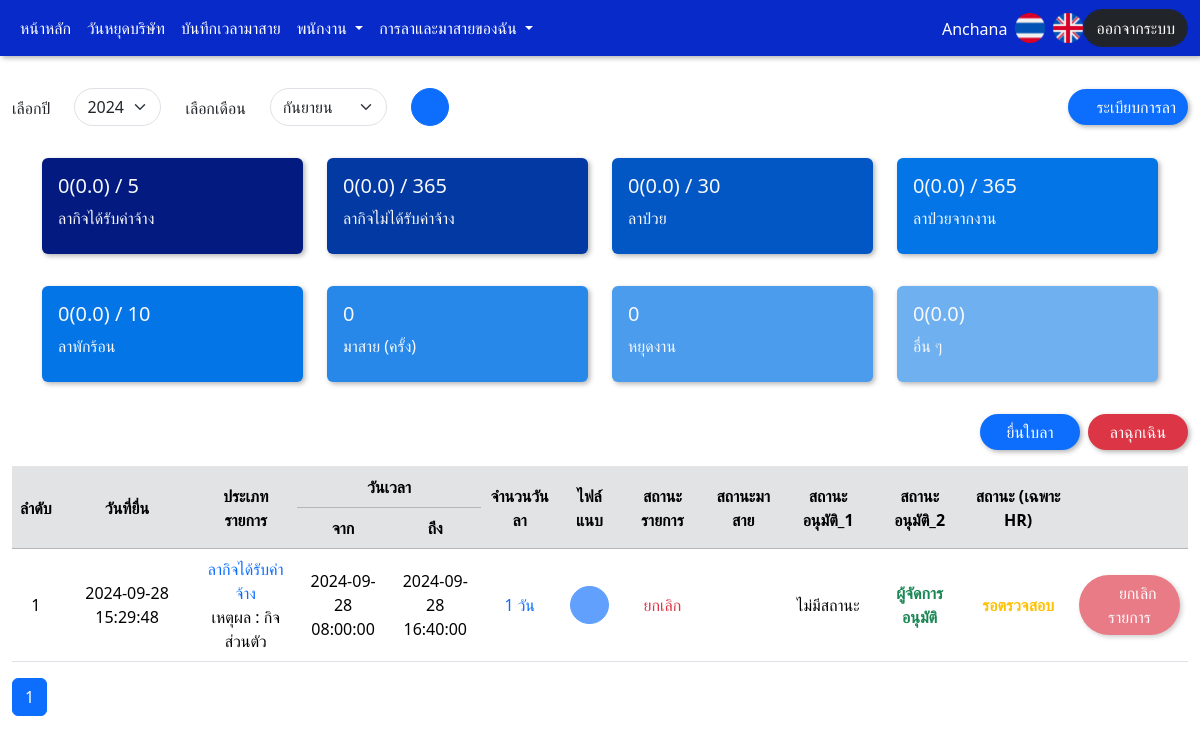
/admin/admin_user_dashboard.php (signed in), run on the app's committed database.
### tables this page shows
CREATE TABLE `session` (
  `s_id` int(11) NOT NULL,
  `s_usercode` varchar(10) DEFAULT NULL,
  `s_username` varchar(10) DEFAULT NULL,
  `s_password` varchar(10) DEFAULT NULL,
  `s_name` varchar(255) DEFAULT NULL,
  `s_department` varchar(15) DEFAULT NULL,
  `s_level` varchar(10) DEFAULT NULL,
  `s_workplace` varchar(10) DEFAULT NULL,
  `s_status` varchar(2) DEFAULT NULL,
  `s_log_status` varchar(2) DEFAULT NULL,
  `s_login_datetime` datetime DEFAULT NULL,
  `s_logout_datetime` datetime DEFAULT NULL
);

CREATE TABLE `employees` (
  `e_id` int(11) NOT NULL,
  `e_usercode` varchar(10) DEFAULT NULL,
  `e_username` varchar(10) DEFAULT NULL,
  `e_password` varchar(10) DEFAULT NULL,
  `e_name` varchar(255) DEFAULT NULL,
  `e_department` varchar(15) DEFAULT NULL,
  `e_sub_department` varchar(15) DEFAULT NULL,
  `e_sub_department2` varchar(15) DEFAULT NULL,
  `e_sub_department3` varchar(15) DEFAULT NULL,
  `e_sub_department4` varchar(15) DEFAULT NULL,
  `e_sub_department5` varchar(15) DEFAULT NULL,
  `e_work_start_date` date DEFAULT NULL,
  `e_yearexp` varchar(5) DEFAULT NULL,
  `e_level` varchar(15) DEFAULT NULL,
  `e_workplace` varchar(10) DEFAULT NULL,
  `e_remark` varchar(50) DEFAULT NULL,
  `e_email` varchar(50) DEFAULT NULL,
  `e_phone` varchar(12) DEFAULT NULL,
  `e_status` varchar(2) DEFAULT NULL,
  `e_token` varchar(255) DEFAULT NULL,
  `e_leave_personal` varchar(5) DEFAULT NULL,
  `e_leave_personal_no` varchar(5) DEFAULT NULL,
  `e_leave_sick` varchar(5) DEFAULT NULL,
  `e_leave_sick_work` varchar(5) DEFAULT NULL,
  `e_leave_annual` varchar(5) DEFAULT NULL,
  `e_stop_work` varchar(5) DEFAULT NULL,
  `e_late` varchar(5) DEFAULT NULL,
  `e_other` varchar(5) DEFAULT NULL,
  `e_add_datetime` datetime DEFAULT NULL,
  `e_add_name` varchar(10) DEFAULT NULL,
  `e_upd_datetime` datetime DEFAULT NULL,
  `e_upd_name` varchar(10) DEFAULT NULL
);

CREATE TABLE `leave_list` (
  `l_list_id` int(11) NOT NULL,
  `l_usercode` varchar(10) DEFAULT NULL COMMENT 'รหัสพนักงาน',
  `l_username` varchar(10) DEFAULT NULL COMMENT 'ชื่อผู้ใช้',
  `l_name` varchar(255) DEFAULT NULL COMMENT 'ชื่อพนักงาน',
  `l_department` varchar(15) DEFAULT NULL COMMENT 'แผนก',
  `l_level` varchar(15) DEFAULT NULL COMMENT 'ระดับเช่น พนักงานทั่วไป / หัวหน้า / ผจก / แอดมิน',
  `l_workplace` varchar(10) DEFAULT NULL,
  `l_phone` varchar(11) DEFAULT NULL COMMENT 'เบอร์โทรศัพท์',
  `l_leave_id` int(11) DEFAULT NULL COMMENT 'ID ของประเภทการลา อิงจาก Table leave_type',
  `l_leave_reason` varchar(255) DEFAULT NULL COMMENT 'เหตุผลการลา',
  `l_leave_start_date` date DEFAULT NULL COMMENT 'วันที่ลา (เริ่มต้น)',
  `l_leave_start_time` time DEFAULT NULL COMMENT 'เวลาที่ลา (เริ่มต้น)',
  `l_leave_end_date` date DEFAULT NULL COMMENT 'วันที่ลา (สิ้นสุด)',
  `l_leave_end_time` time DEFAULT NULL COMMENT 'เวลาที่ลา (สิ้นสุด)',
  `l_leave_status` varchar(2) DEFAULT NULL COMMENT 'สถานะใบลา',
  `l_create_datetime` datetime DEFAULT NULL COMMENT 'วันเวลาที่ยื่นใบลา',
  `l_cancel_datetime` datetime DEFAULT NULL COMMENT 'วันเวลาที่ยกเลิกใบลา',
  `l_late_datetime` datetime DEFAULT NULL,
  `l_file` varchar(255) DEFAULT NULL COMMENT 'ไฟล์แนบ ',
  `l_remark` varchar(255) DEFAULT NULL COMMENT 'หมายเหตุ',
  `l_approve_status` varchar(10) DEFAULT NULL COMMENT 'สถานะอนุมัติของหัวหน้า\n0 = รอหัวหน้าอนุมัติ\n2 = หัวหน้าอนุมัติ\n3 = หัวหน้าไม่อนุมัติ',
  `l_approve_name` varchar(10) DEFAULT NULL COMMENT 'ชื่อหัวหน้า (ใช้ชื่อ Username)',
  `l_approve_datetime` datetime DEFAULT NULL COMMENT 'วันเวลาที่อนุมัติ',
  `l_reason` varchar(255) DEFAULT NULL COMMENT 'เหตุผลอนุมัติ',
  `l_approve_status2` varchar(10) DEFAULT NULL COMMENT 'สถานะอนุมัติของ ผจก\n1 = รอ ผจก อนุมัติ\n4 = ผจก อนุมัติ\n5 = ผจก ไม่อนุมัติ',
  `l_approve_name2` varchar(10) DEFAULT NULL COMMENT 'ชื่อ ผจก  (ใช้ชื่อ Username)',
  `l_approve_datetime2` datetime DEFAULT NULL COMMENT 'วันเวลาที่อนุมัติ',
  `l_reason2` varchar(255) DEFAULT NULL COMMENT 'เหตุผลอนุมัติ',
  `l_hr_status` varchar(2) DEFAULT NULL COMMENT 'สถานะตรวจสอบของ HR\n0 = รอตรวจสอบ\n1 = ผ่าน\n2 = ไม่ผ่าน',
  `l_hr_name` varchar(10) DEFAULT NULL COMMENT 'ชื่อ HR (ใช้ชื่อ Username)',
  `l_hr_datetime` datetime DEFAULT NULL COMMENT 'วันเวลาที่ตรวจสอบ',
  `l_hr_reason` varchar(255) DEFAULT NULL,
  `l_hr_create_name` varchar(10) DEFAULT NULL COMMENT 'ชื่อ HR ที่สร้างรายการ (ใช้ชื่อ Username)',
  `l_hr_create_datetime` datetime DEFAULT NULL COMMENT 'วันเวลาที่สร้างรายการ (รายการมาสาย)',
  `l_hr_cancel_name` varchar(10) DEFAULT NULL COMMENT 'ชื่อ HR ที่ยกเลิกรายการ (ใช้ชื่อ Username)',
  `l_hr_cancel_datetime` datetime DEFAULT NULL COMMENT 'วันเวลาที่ยกเลิกใบลา'
);

### admin/admin_user_dashboard.php (the view, shortened to what the rows shown need)
<?php
include '../connect.php';
?>
<!DOCTYPE html>
<html lang="en">
<head>
    <link href="../css/bootstrap.min.css" rel="stylesheet">
    <link href="../css/style.css" rel="stylesheet">
    <link rel="stylesheet" href="../css/jquery-ui.css">
    <link rel="stylesheet" href="../css/flatpickr.min.css">
</head>
<body>
    <?php include 'admin_navbar.php'?>
                        <?php
$currentYear = date('Y');
if (isset($_POST['year'])) {
    $selectedYear = $_POST['year'];
} else {
    $selectedYear = $currentYear;
}
?>
                        <?php
$selectedMonth = date('m');
?>
                            <?php
$sql_late = "SELECT COUNT(l_list_id) AS late_count FROM leave_list WHERE l_leave_id = '7' AND l_usercode = '$userCode' AND Year(l_create_datetime) = '$selectedYear'";
$result_late = $conn->query($sql_late)->fetch(PDO::FETCH_ASSOC);
$late_count = $result_late['late_count'];
?>
    <div class="container-fluid">
        <div class="table-responsive">
            <table class="table table-hover" style="border-top: 1px solid rgba(0, 0, 0, 0.1);" id="leaveTable">
                <thead class="table table-secondary">
                    <tr class="text-center align-middle">
                        <th rowspan="2">ลำดับ</th>
                        <th rowspan="2">วันที่ยื่น</th>
                        <th rowspan="2">ประเภทรายการ</th>
                        <th colspan="2">วันเวลา</th>
                        <th rowspan="2">จำนวนวันลา</th>
                        <th rowspan="2">ไฟล์แนบ</th>
                        <th rowspan="2">สถานะรายการ</th>
                        <th rowspan="2">สถานะมาสาย</th>
                        <th rowspan="2">สถานะอนุมัติ_1</th>
                        <th rowspan="2">สถานะอนุมัติ_2</th>
                        <th rowspan="2">สถานะ (เฉพาะ HR)</th>
                        <th rowspan="2"></th>
                    </tr>
                    <tr class="text-center">
                        <th>จาก</th>
                        <th>ถึง</th>
                    </tr>
                </thead>
                <tbody>
                    <?php
$itemsPerPage = 10;
if (!isset($_GET['page'])) {
    $currentPage = 1;
} else {
    $currentPage = $_GET['page'];
}
$sql = "SELECT * FROM leave_list WHERE l_usercode = '$userCode' AND Month(l_leave_start_date) = '$selectedMonth'
AND Year(l_leave_start_date) = '$selectedYear' AND l_leave_id <> 6 ORDER BY l_create_datetime DESC ";
$result = $conn->query($sql);
$totalRows = $result->rowCount();
$offset = ($currentPage - 1) * $itemsPerPage;
$sql .= " LIMIT $itemsPerPage OFFSET $offset";
$result = $conn->query($sql);
$rowNumber = $totalRows - ($currentPage - 1) * $itemsPerPage;
if ($result->rowCount() > 0) {
    while ($row = $result->fetch(PDO::FETCH_ASSOC)) {
        echo '<tr class="text-center align-middle">';
        echo '<td>' . $rowNumber . '</td>';
        echo '<td>' . $row['l_create_datetime'] . '</td>';
        echo '<td>';
        if ($row['l_leave_id'] == 1) {
            echo '<span class="text-primary">' . 'ลากิจได้รับค่าจ้าง' . '</span>' . '<br>' . 'เหตุผล : ' . $row['l_leave_reason'];
        } elseif ($row['l_leave_id'] == 2) {
            echo '<span class="text-primary">' . 'ลากิจไม่ได้รับค่าจ้าง' . '</span>' . '<br>' . 'เหตุผล : ' . $row['l_leave_reason'];
        } elseif ($row['l_leave_id'] == 3) {
            echo '<span class="text-primary">' . 'ลาป่วย' . '</span>' . '<br>' . 'เหตุผล : ' . $row['l_leave_reason'];
        } elseif ($row['l_leave_id'] == 4) {
            echo '<span class="text-primary">' . 'ลาป่วยจากงาน' . '</span>' . '<br>' . 'เหตุผล : ' . $row['l_leave_reason'];
        } elseif ($row['l_leave_id'] == 5) {
            echo '<span class="text-primary">' . 'ลาพักร้อน' . '</span>' . '<br>' . 'เหตุผล : ' . $row['l_leave_reason'];
        } elseif ($row['l_leave_id'] == 6) {
            echo '<span class="text-primary">' . 'ขาดงาน' . '</span>' . '<br>';
        } elseif ($row['l_leave_id'] == 7) {
            echo '<span class="text-primary">' . 'มาสาย' . '</span>';
        } elseif ($row['l_leave_id'] == 8) {
            echo '<span class="text-primary">' . 'อื่น ๆ' . '</span>' . '<br>' . 'เหตุผล : ' . $row['l_leave_reason'];
        } else {
            echo $row['l_leave_reason'];
        }
        echo '</td>';
        echo '<td>' . $row['l_leave_start_date'] . '<br> ' . $row['l_leave_start_time'] . '</td>';
        echo '<td>' . $row['l_leave_end_date'] . '<br> ' . $row['l_leave_end_time'] . '</td>';
        echo '<td>';
        $holiday_query = "SELECT COUNT(*) as holiday_count
        FROM holiday
        WHERE h_start_date BETWEEN :start_date AND :end_date
        AND h_holiday_status = 'วันหยุด'
        AND h_status = 0";
        $holiday_stmt = $conn->prepare($holiday_query);
        $holiday_stmt->bindParam(':start_date', $row['l_leave_start_date']);
        $holiday_stmt->bindParam(':end_date', $row['l_leave_end_date']);
        $holiday_stmt->execute();
        $holiday_data = $holiday_stmt->fetch(PDO::FETCH_ASSOC);
        $holiday_count = $holiday_data['holiday_count'];
        $l_leave_start_date = new DateTime($row['l_leave_start_date'] . ' ' . $row['l_leave_start_time']);
        $l_leave_end_date = new DateTime($row['l_leave_end_date'] . ' ' . $row['l_leave_end_time']);
        $interval = $l_leave_start_date->diff($l_leave_end_date);
        $leave_days = $interval->days - $holiday_count;
        $leave_hours = $interval->h;
        $leave_minutes = $interval->i;
        if ($leave_hours > 4 || ($leave_hours == 4 && $leave_minutes > 0)) {
            $leave_hours -= 1;
        }
        if ($leave_days != 0 && $leave_hours == 3 && ($leave_minutes == 45 || $leave_minutes == 55)) {
            $leave_result = $leave_days . ' วันครึ่ง';
        } elseif ($leave_days == 0 && $leave_hours == 7 && $leave_minutes == 40) {
            $leave_result = ($leave_days + 1) . ' วัน';
        } elseif ($leave_days != 0 && $leave_hours == 7 && $leave_minutes == 40) {
            $leave_result = ($leave_days + 1) . ' วัน';
        } elseif ($leave_days == 0 && $leave_hours == 3 && ($leave_minutes == 45 || $leave_minutes == 55)) {
            $leave_result = 'ครึ่งวัน';
        } else {
            $leave_result = $leave_days . ' วัน ' . $leave_hours . ' ชั่วโมง ' . $leave_minutes . ' นาที';
        }
        if ($row['l_leave_id'] == 7) {
            echo '<span class="text-primary">' . $late_count . ' ครั้ง</span>';
        } else {
            echo '<span class="text-primary">' . $leave_result . '</span>';
        }
        echo '</td>';
        if (!empty($row['l_file'])) {
            echo '<td><button id="imgBtn" class="btn btn-primary" onclick="window.open(\'../upload/' . $row['l_file'] . '\', \'_blank\')"><i class="fa-solid fa-file"></i></button></td>';
        } else {
            echo '<td><button id="imgNoBtn" class="btn btn-primary" disabled><i class="fa-solid fa-file-excel"></i></button></td>';
        }
        echo '<td>';
        if ($row['l_leave_status'] == 0) {
            echo '<span class="text-success">ปกติ</span>';
        } else {
            echo '<span class="text-danger">ยกเลิก</span>';
        }
        echo '</td>';
        echo '<td>';
        echo '</td>';
        echo '<td>';
        if ($row['l_approve_status'] == 0) {
            echo '<div class="text-warning"><b>รอหัวหน้าอนุมัติ</b></div>';
        }
        elseif ($row['l_approve_status'] == 1) {
            echo '<div class="text-warning"><b>รอผู้จัดการอนุมัติ</b></div>';
        }
        elseif ($row['l_approve_status'] == 2) {
            echo '<div class="text-success"><b>หัวหน้าอนุมัติ</b></div>';
        }
        elseif ($row['l_approve_status'] == 3) {
            echo '<div class="text-danger"><b>หัวหน้าไม่อนุมัติ</b></div>';
        }
        elseif ($row['l_approve_status'] == 4) {
            echo '<div class="text-success"><b>ผู้จัดการอนุมัติ</b></div>';
        }
        elseif ($row['l_approve_status'] == 5) {
            echo '<div class="text-danger"><b>ผู้จัดการไม่อนุมัติ</b></div>';
        }
        else {
            echo 'ไม่มีสถานะ';
        }
        echo '</td>';
        echo '<td>';
        if ($row['l_approve_status2'] == 0) {
            echo '<div class="text-warning"><b>รอหัวหน้าอนุมัติ</b></div>';
        }
        elseif ($row['l_approve_status2'] == 1) {
            echo '<div class="text-warning"><b>รอผู้จัดการอนุมัติ</b></div>';
        }
        elseif ($row['l_approve_status2'] == 2) {
            echo '<div class="text-success"><b>หัวหน้าอนุมัติ</b></div>';
        }
        elseif ($row['l_approve_status2'] == 3) {
            echo '<div class="text-danger"><b>หัวหน้าไม่อนุมัติ</b></div>';
        }
        elseif ($row['l_approve_status2'] == 4) {
            echo '<div class="text-success"><b>ผู้จัดการอนุมัติ</b></div>';
        }
        elseif ($row['l_approve_status2'] == 5) {
            echo '<div class="text-danger"><b>ผู้จัดการไม่อนุมัติ</b></div>';
        }
        else {
            echo 'ไม่มีสถานะ';
        }
        echo '</td>';
        echo '<td>';
        if ($row['l_hr_status'] == 0) {
            echo '<span class="text-warning"><b>รอตรวจสอบ</b></span>';
        } elseif ($row['l_hr_status'] == 1) {
            echo '<span class="text-success"><b>ผ่าน</b></span>';
        } else {
            echo '<span class="text-danger"><b>ไม่ผ่าน</b></span>';
        }
        echo '</td>';
        $disabled = $row['l_leave_status'] == 1 ? 'disabled' : '';
        if ($row['l_leave_id'] != 7) {
            echo '<td><button type="button" class="button-shadow btn btn-danger cancel-leave-btn" data-leaveid="' . $row['l_leave_id'] . '" data-createdatetime="' . $row['l_create_datetime'] . '" data-usercode="' . $userCode . '" ' . $disabled . '><i class="fa-solid fa-times"></i> ยกเลิกรายการ</button></td>';
        } else if ($row['l_leave_id'] == 7) {
            echo '<td><button type="button" class="button-shadow btn btn-primary confirm-late-btn" data-createdatetime="' . $row['l_create_datetime'] . '" data-usercode="' . $userCode . '" ' . $disabled . '>ยืนยันรายการ</button></td>';
        } else {
            echo '<td></td>';
        }
        echo '</tr>';
        $rowNumber--;
    }
} else {
    echo "<tr><td colspan='12' style='color: red;'>ไม่พบข้อมูล</td></tr>";
}
?>
                </tbody>
            </table>
        </div>
    </div>
</body>
</html>

### admin/admin_navbar.php (shortened to what the rows shown need)
<?php
include '../connect.php';
if (isset($_SESSION['s_usercode'])) {
    $userCode = $_SESSION['s_usercode'];
    $sql = "SELECT * FROM session
            JOIN employees ON session.s_usercode = employees.e_usercode
            WHERE session.s_usercode = :userCode";
    $stmt = $conn->prepare($sql);
    $stmt->bindParam(':userCode', $userCode, PDO::PARAM_STR);
    $stmt->execute();
    $userName = "";
    if ($stmt->rowCount() > 0) {
        $row = $stmt->fetch(PDO::FETCH_ASSOC);
        $userName = $row['e_username'];
    }
}
?>
<!DOCTYPE html>
<html lang="en">
<head>
    <link href="../css/bootstrap.min.css" rel="stylesheet">
    <link href="../css/style.css" rel="stylesheet">
    <link rel="stylesheet" href="../css/jquery-ui.css">
    <link rel="stylesheet" href="../css/flatpickr.min.css">
</head>
<body>
    <nav class="navbar navbar-expand-lg"
        style="background-color: #072ac8; box-shadow: 2px 2px 5px rgba(0, 0, 0, 0.3); border: none;">
        <div class="container-fluid">
            <div class="collapse navbar-collapse" id="navbarText">
                <form method="post">
                    <ul class="nav justify-content-end">
                        <?php if (!empty($userName)): ?>
                        <li class="nav-item">
                            <label class="mt-2 mx-2" style="color: white;"><?php echo $userName; ?></label>
                        </li>
                        <?php endif;?>
                    </ul>
                </form>
            </div>
        </div>
    </nav>
</body>
</html>

### data on the page
session: employees.e_username "Anchana"
leave_list: l_create_datetime "2024-09-28 15:29:48", l_leave_reason "กิจส่วนตัว", l_leave_start_date "2024-09-28", l_leave_start_time "08:00:00", l_leave_end_date "2024-09-28", l_leave_end_time "16:40:00", leave_result "1 วัน", l_leave_status "ยกเลิก", l_approve_status "ไม่มีสถานะ", l_approve_status2 "ผู้จัดการอนุมัติ", l_hr_status "รอตรวจสอบ"

### other printed values
$leave_personal_days "0"
$leave_personal_hours_remain "0"
$leave_personal_minutes_remain "0"
$total_personal "5"
$leave_personal_no_days "0"
$leave_personal_no_hours_remain "0"
$leave_personal_no_minutes_remain "0"
$total_personal_no "365"
$leave_sick_days "0"
$leave_sick_hours_remain "0"
$leave_sick_minutes_remain "0"
$total_sick "30"
$leave_sick_work_days "0"
$leave_sick_work_hours_remain "0"
$leave_sick_work_minutes_remain "0"
